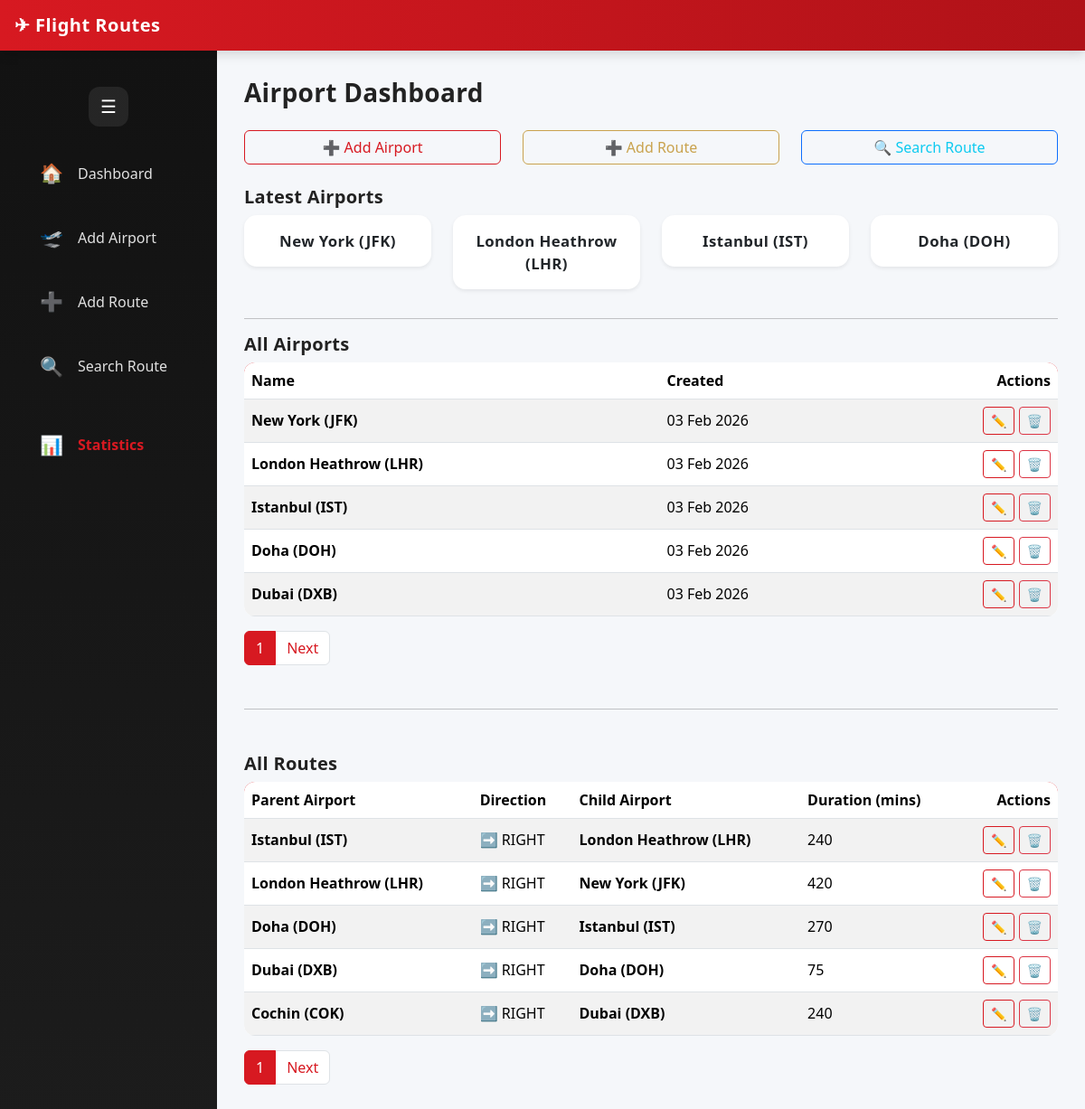
The page / on the database its author committed.
### routes/models.py (models this page shows, shortened)
class BaseModel(models.Model):
    created_at = models.DateTimeField(auto_now_add=True)
    updated_at = models.DateTimeField(auto_now=True)
    class Meta:
        abstract = True

class Airport(BaseModel):
    name = models.CharField(max_length=100, unique=True)

class AirportRoute(BaseModel):
    POSITION_CHOICES = (
        ('LEFT', 'Left'),
        ('RIGHT', 'Right'),
    )
    parent = models.ForeignKey(
        Airport,
        on_delete=models.CASCADE,
        related_name='parent_routes'
    )
    child = models.ForeignKey(
        Airport,
        on_delete=models.CASCADE,
        related_name='child_routes'
    )
    position = models.CharField(max_length=5, choices=POSITION_CHOICES)
    duration = models.PositiveIntegerField(help_text="Time in minutes")
    class Meta:
        unique_together = ('parent', 'position')

### routes/views.py (the view)
# urls.py: path('', home, name='home'),
def home(request):
    airports = Airport.objects.order_by('-created_at')
    airport_paginator = Paginator(airports, 5)
    airport_page_number = request.GET.get('airport_page')
    airport_page_obj = airport_paginator.get_page(airport_page_number)
    latest_airports = airports[:4]
    routes = AirportRoute.objects.select_related(
        'parent', 'child'
    ).order_by('-created_at')
    route_paginator = Paginator(routes, 5)
    route_page_number = request.GET.get('route_page')
    route_page_obj = route_paginator.get_page(route_page_number)
    return render(request, 'routes/home.html', {
        'latest_airports': latest_airports,
        'page_obj': airport_page_obj,      # airports
        'route_page_obj': route_page_obj,  # routes
    })

### templates/routes/home.html (shortened to what this page needs)
{% extends 'routes/base.html' %}
{% block content %}
<h3 class="mb-4">Airport Dashboard</h3>
<div class="row mb-4">
  <div class="col-md-4">
    <a href="{% url 'add_airport' %}" class="btn btn-outline-primary w-100">➕ Add Airport</a>
  </div>
  <div class="col-md-4">
    <a href="{% url 'add_route' %}" class="btn btn-outline-success w-100">➕ Add Route</a>
  </div>
  <div class="col-md-4">
    <a href="{% url 'search' %}" class="btn btn-outline-info w-100">🔍 Search Route</a>
  </div>
</div>
<h5>Latest Airports</h5>
<div class="row">
  {% for airport in latest_airports %}
    <div class="col-md-3 mb-3">
      <div class="card shadow-sm">
        <div class="card-body text-center">
          <strong>{{ airport.name }}</strong>
        </div>
      </div>
    </div>
  {% empty %}
    <p>No airports added yet.</p>
  {% endfor %}
</div>
<hr>
<h5>All Airports</h5>
<table class="table table-striped bg-white align-middle">
  <thead>
    <tr>
      <th>Name</th>
      <th>Created</th>
      <th class="text-end">Actions</th>
    </tr>
  </thead>
  <tbody>
  {% for airport in page_obj %}
<tr>
  <td><strong>{{ airport.name }}</strong></td>
  <td>{{ airport.created_at|date:"d M Y" }}</td>
  <td class="text-end">
    <a href="{% url 'edit_airport' airport.id %}" class="btn btn-sm btn-outline-primary">
      ✏️
    </a>
    <button
      class="btn btn-sm btn-outline-danger"
      data-bs-toggle="modal"
      data-bs-target="#deleteModal{{ airport.id }}">
      🗑️
    </button>
  </td>
</tr>
{% endfor %}
  </tbody>
</table>
<nav>
  <ul class="pagination">
    <li class="page-item active">
      <span class="page-link" style="color: #fff;">{{ page_obj.number }}</span>
    </li>
    {% if page_obj.has_next %}
      <li class="page-item">
        <a class="page-link" href="?page={{ page_obj.next_page_number }}">Next</a>
      </li>
    {% endif %}
  </ul>
</nav>
<hr class="my-5">
<h5>All Routes</h5>
<table class="table table-striped bg-white align-middle">
  <thead>
    <tr>
      <th>Parent Airport</th>
      <th>Direction</th>
      <th>Child Airport</th>
      <th>Duration (mins)</th>
      <th class="text-end">Actions</th>
    </tr>
  </thead>
  <tbody>
  {% for route in route_page_obj %}
    <tr>
      <td><strong>{{ route.parent.name }}</strong></td>
      <td>
        {% if route.position == 'LEFT' %}
          ⬅️ LEFT
        {% else %}
          ➡️ RIGHT
        {% endif %}
      </td>
      <td><strong>{{ route.child.name }}</strong></td>
      <td>{{ route.duration }}</td>
      <td class="text-end">
        <a href="{% url 'edit_route' route.id %}"
           class="btn btn-sm btn-outline-primary">
          ✏️
        </a>
        <button
          class="btn btn-sm btn-outline-danger"
          data-bs-toggle="modal"
          data-bs-target="#deleteRouteModal{{ route.id }}">
          🗑️
        </button>
      </td>
    </tr>
  {% empty %}
    <tr>
      <td colspan="5" class="text-center text-muted">
        No routes available
      </td>
    </tr>
  {% endfor %}
  </tbody>
</table>
<nav>
  <ul class="pagination">
    <li class="page-item active">
      <span class="page-link" style="color:#fff;">
        {{ route_page_obj.number }}
      </span>
    </li>
    {% if route_page_obj.has_next %}
      <li class="page-item">
        <a class="page-link"
           href="?route_page={{ route_page_obj.next_page_number }}">
           Next
        </a>
      </li>
    {% endif %}
  </ul>
</nav>
{% endblock %}

### templates/routes/base.html (shortened to what this page needs)
{% load static %}
<!DOCTYPE html>
<html>
<head>
    <link href="https://cdn.jsdelivr.net/npm/bootstrap@5.3.2/dist/css/bootstrap.min.css" rel="stylesheet">
    <link rel="stylesheet" href="{% static 'css/style.css' %}">
</head>
<body>
<nav class="navbar navbar-dark bg-dark px-3">
    <a class="navbar-brand fw-bold" href="{% url 'home' %}">
        ✈ Flight Routes
    </a>
</nav>
<div class="container-fluid">
    <div class="row">
        <aside id="sidebar" class="sidebar expanded">
            <ul class="nav flex-column mt-4">
              <div class="sidebar-header">
        <button id="sidebarToggle" class="sidebar-toggle">
            ☰
        </button>
    </div>
                <li class="nav-item">
                    <a class="nav-link sidebar-link" href="{% url 'home' %}">
                        <span class="icon">🏠</span>
                        <span class="text">Dashboard</span>
                    </a>
                </li>
                <li class="nav-item">
                    <a class="nav-link sidebar-link" href="{% url 'add_airport' %}">
                        <span class="icon">🛫</span>
                        <span class="text">Add Airport</span>
                    </a>
                </li>
                <li class="nav-item">
                    <a class="nav-link sidebar-link" href="{% url 'add_route' %}">
                        <span class="icon">➕</span>
                        <span class="text">Add Route</span>
                    </a>
                </li>
                <li class="nav-item">
                    <a class="nav-link sidebar-link" href="{% url 'search' %}">
                        <span class="icon">🔍</span>
                        <span class="text">Search Route</span>
                    </a>
                </li>
                <li class="nav-item mt-3">
                    <a class="nav-link sidebar-link highlight" href="{% url 'stats' %}">
                        <span class="icon">📊</span>
                        <span class="text">Statistics</span>
                    </a>
                </li>
            </ul>
        </aside>
        <main id="content" class="content-area">
            {% block content %}{% endblock %}
        </main>
    </div>
</div>
</body>
</html>

### static/css/style.css (style rules this page uses)
:root { --flight-red: #d71921; --flight-dark: #1c1c1c; --flight-gold: #c9a24d; --soft-gray: #f5f7fa; }
body { background-color: var(--soft-gray); font-family: "Segoe UI", Roboto, Helvetica, Arial, sans-serif; color: #222; }
.navbar { background: linear-gradient( 90deg, var(--flight-red), #b01218 ); box-shadow: 0 4px 12px rgba(0,0,0,0.15); }
.navbar-brand { font-weight: 700; letter-spacing: 0.5px; }
h3, h5 { font-weight: 600; letter-spacing: 0.3px; }
.btn-outline-primary { border-color: var(--flight-red); color: var(--flight-red); }
.btn-outline-success { border-color: var(--flight-gold); color: var(--flight-gold); }
.btn-outline-info { border-color: #0d6efd; }
.card { border: none; border-radius: 14px; background-color: #fff; transition: transform 0.2s ease, box-shadow 0.2s ease; }
.card-body strong { font-size: 1.05rem; letter-spacing: 0.4px; }
.table { border-radius: 12px; overflow: hidden; }
.table thead { background-color: var(--flight-red); color: white; }
.table th { font-weight: 600; }
.pagination .page-link { color: var(--flight-red); }
.pagination .active .page-link { background-color: var(--flight-red); border-color: var(--flight-red); }
body { overflow-x: hidden; }
.sidebar-header { display: flex; justify-content: center; align-items: center; padding: 16px; }
.sidebar-toggle { width: 44px; height: 44px; border-radius: 12px; border: none; background-color: rgba(255, 255, 255, 0.08); color: white; font-size: 1.25rem; display: flex; align-items: center; justify-content: center; cursor: pointer; transition: background-color 0.2s ease, transform 0.15s ease; }
.sidebar { background: linear-gradient(180deg, #121212, #1c1c1c); color: white; min-height: 100vh; width: 240px; transition: width 0.3s ease; }
.sidebar.expanded { width: 240px; }
.sidebar-link { display: flex; align-items: center; gap: 14px; padding: 14px 20px; color: #e0e0e0; font-weight: 500; border-radius: 12px; margin: 6px 10px; transition: background 0.2s ease; }
.sidebar-link .icon { font-size: 1.3rem; min-width: 30px; text-align: center; }
.sidebar-link.highlight { color: #d71921; font-weight: 600; }
.content-area { background-color: #f5f7fa; min-height: 100vh; padding: 30px; width: calc(100% - 240px); transition: width 0.3s ease; }

### rows shown on the page
Airport: name "New York (JFK)", created_at "03 Feb 2026"
Airport: name "London Heathrow (LHR)", created_at "03 Feb 2026"
Airport: name "Istanbul (IST)", created_at "03 Feb 2026"
Airport: name "Doha (DOH)", created_at "03 Feb 2026"
Airport: name "Dubai (DXB)", created_at "03 Feb 2026"
AirportRoute: parent.name "Istanbul (IST)", position "➡️ RIGHT", child.name "London Heathrow (LHR)", duration "240"
AirportRoute: parent.name "London Heathrow (LHR)", position "➡️ RIGHT", child.name "New York (JFK)", duration "420"
AirportRoute: parent.name "Doha (DOH)", position "➡️ RIGHT", child.name "Istanbul (IST)", duration "270"
AirportRoute: parent.name "Dubai (DXB)", position "➡️ RIGHT", child.name "Doha (DOH)", duration "75"
AirportRoute: parent.name "Cochin (COK)", position "➡️ RIGHT", child.name "Dubai (DXB)", duration "240"

### other values the page prints
{{ page_obj.number }} "1"
{{ route_page_obj.number }} "1"
